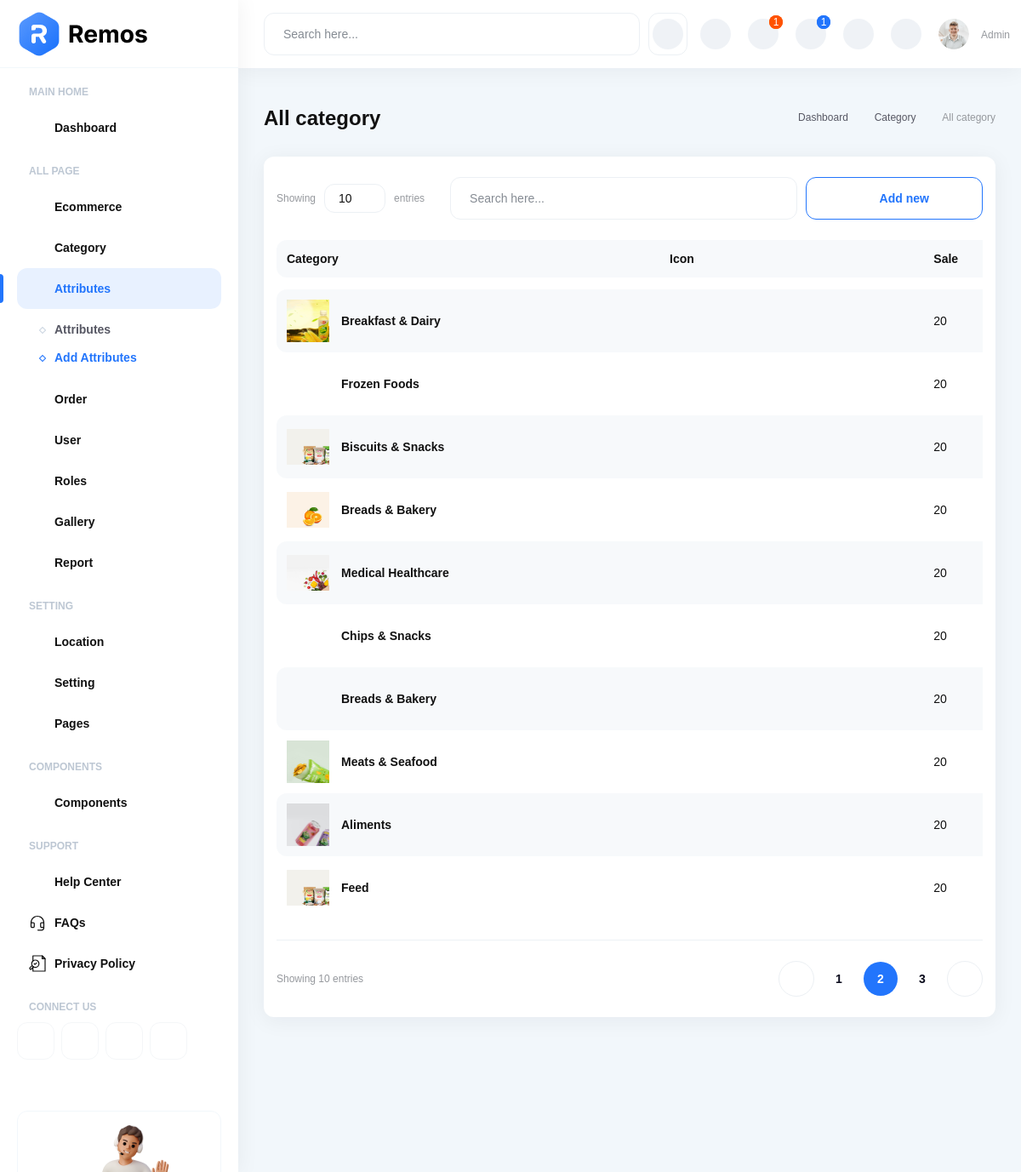
The app's page /dashboard/category_list/ (signed in), older data.
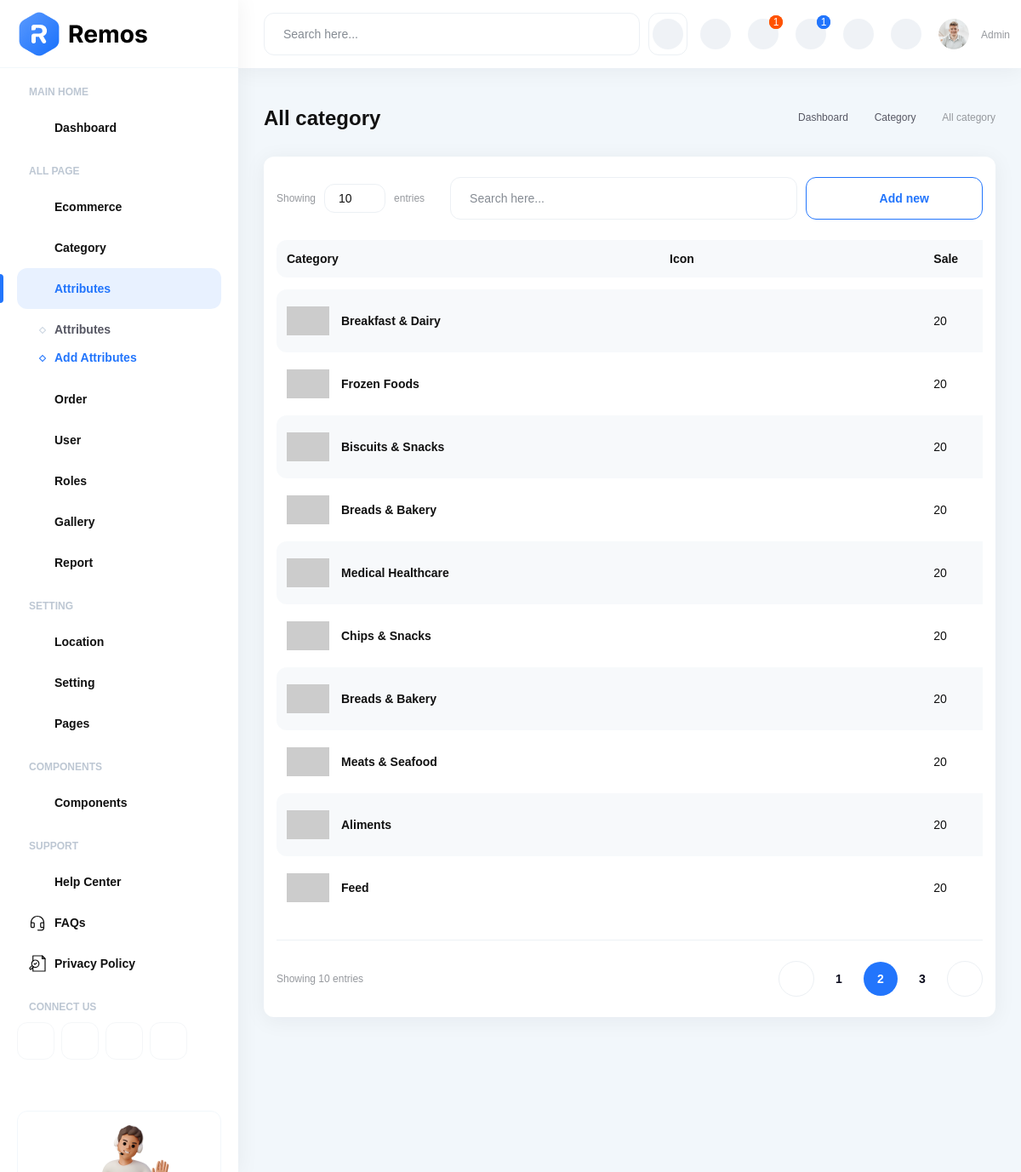
The same page, newer data.
### dashboard/models.py (models this page shows, shortened)
class Categories(models.Model):
    id_categorie = models.IntegerField(primary_key=True)
    name = models.CharField(max_length=100)
    img_categorie = models.ImageField(upload_to='front/images/category/', null=True, blank=True)

### dashboard/views.py (the view)
# urls.py: path('category_list/', views.category_list, name='category_list'),
@user_passes_test(is_admin)
def category_list(request):
    categories = Categories.objects.all()
    return render(request, 'dashboard/category-list.html', {'categories': categories})

### dashboard/views.py (called while the page is built)
def is_admin(user):
    return user.is_superuser

### templates/dashboard/category-list.html (shortened to what the changed rows need)
{% load static %}
{% include './header_dashboard.html' %}
                    <div class="main-content">
                        <div class="main-content-inner">
                            <div class="main-content-wrap">
                                <div class="wg-box">
                                    <div class="wg-table table-all-category">
                                        <ul class="flex flex-column">
                                            {% for category in categories %}
                                            <li class="product-item gap14">
                                                <div class="image no-bg">
                                                    {% if category.img_categorie %}
                                                        <img src="{{category.img_categorie.url}}" alt="">
                                                    {% else %}
                                                        <img src="https://dummyimage.com/600x400/2275fc/000&text=Pas+d'image+disponible+pour+cette+categorie" alt="">
                                                    {% endif %}
                                                </div>
                                                <div class="flex items-center justify-between gap20 flex-grow">
                                                    <div class="name">
                                                        <a href="{% url 'product_list' %}" class="body-title-2">{{ category.name }}</a>
                                                    </div>
                                                    <div>
                                                        <svg xmlns="http://www.w3.org/2000/svg" width="24" height="24" viewBox="0 0 24 24" fill="none">
                                                        </svg>
                                                    </div>
                                                    <div class="body-text">20</div>
                                                </div>
                                            </li>
                                            {% endfor %}
                                        </ul>
                                    </div>
                                </div>
                            </div>
                        </div>
                        <script src="{% static 'dashboard/js/main.js' %}"></script></body>
</html>

Row changes from the older to the newer data that the page shows:
changed Categories "Breakfast & Dairy": img_categorie: picture removed
changed Categories "Frozen Foods": img_categorie: picture added
changed Categories "Biscuits & Snacks": img_categorie: picture removed
changed Categories (number 4 of 10 on the later page): img_categorie: picture removed
changed Categories "Medical Healthcare": img_categorie: picture removed
changed Categories "Chips & Snacks": img_categorie: picture added
changed Categories (number 7 of 10 on the later page): img_categorie: picture added
changed Categories "Meats & Seafood": img_categorie: picture removed
changed Categories "Aliments": img_categorie: picture removed
changed Categories "Feed": img_categorie: picture removed
